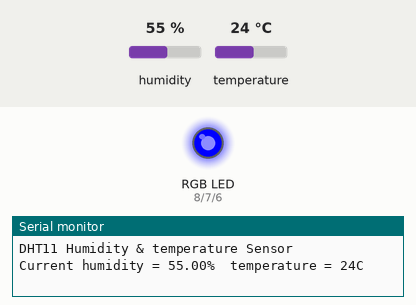
The sketch below on a simulated Arduino Uno, built with avr-gcc and run on an emulated ATmega328P. Parts: an RGB LED mixed from three pins (HIGH = lit), the last lines printed to the serial monitor. Inputs (shaded band) come from the test bench; at power-on: temperature 24 °C, humidity 55 %.

Above: at 2.7 s.
2.8 s: temperature set to 27 °C
At 6.8 s:
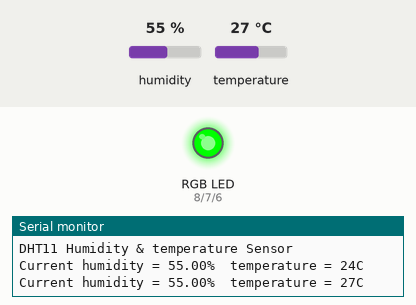
8.8 s: temperature set to 29 °C
14.8 s: temperature set to 32 °C
At 17.4 s:
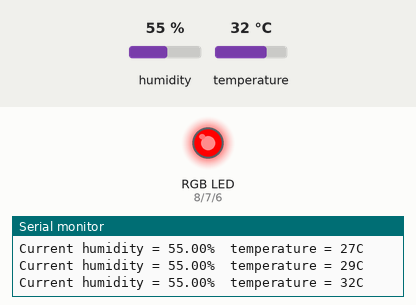
20.8 s: temperature set to 12 °C
At 22.1 s:
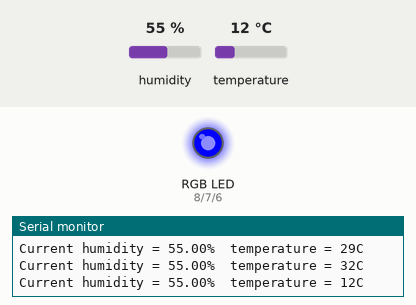
26.8 s: temperature set to 28 °C
At 32.7 s:
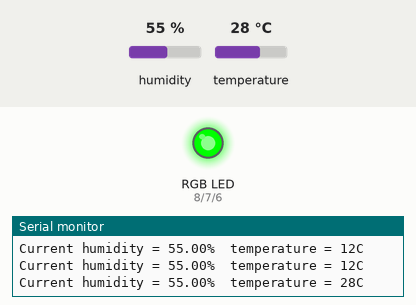
Timing chart, 0 to 34.1 s (numbered marks = the images above; inputs shaded):
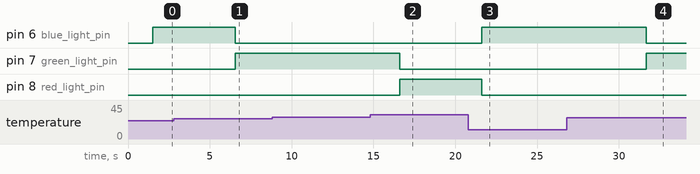

Measured:
- the behaviour switches between 25 and 26 °C on temperature (found by bisection; images 0 and 1)
- the behaviour switches between 30 and 31 °C on temperature (found by bisection; images 1 and 2)
- after the input at 2.8 s, pin 6 (blue_light_pin): HIGH → LOW after 3.7 s; pin 7 (green_light_pin): LOW → HIGH after 3.7 s
- after the input at 14.8 s, pin 7 (green_light_pin): HIGH → LOW after 1.8 s; pin 8 (red_light_pin): LOW → HIGH after 1.8 s
- after the input at 20.8 s, pin 6 (blue_light_pin): LOW → HIGH after 0.82 s; pin 8 (red_light_pin): HIGH → LOW after 0.82 s
- after the input at 26.8 s, pin 6 (blue_light_pin): HIGH → LOW after 4.9 s; pin 7 (green_light_pin): LOW → HIGH after 4.9 s

The sketch:

sketch_jun15a.ino
```cpp
#include "dht.h"
#define dht_apin A0 // Analog Pin sensor is connected to

dht DHT;

int red_light_pin= 8;
int green_light_pin = 7;
int blue_light_pin = 6;


void setup(){

  Serial.begin(9600);
  delay(500);//Delay to let system boot
  Serial.println("DHT11 Humidity & temperature Sensor\n\n");
  delay(1000);//Wait before accessing Sensor
  pinMode(red_light_pin, OUTPUT);
  pinMode(green_light_pin, OUTPUT);
  pinMode(blue_light_pin, OUTPUT);

}//end "setup()"

void loop(){
  //Start of Program

    DHT.read11(dht_apin);

    Serial.print("Current humidity = ");
    Serial.print(DHT.humidity);
    Serial.print("%  ");
    Serial.print("temperature = ");
    int temp = DHT.temperature;
    Serial.print((temp));
    Serial.println("C  ");
    if(temp>30){
    RGB_color(255, 0, 0);
  }
  else if(temp<=30 && temp>=26){
    RGB_color(0, 255, 0);
  }
  else if (temp<26){
    RGB_color(0, 0, 255);
  }
    delay(5000);//Wait 5 seconds before accessing sensor again.

  //Fastest should be once every two seconds.

}// end loop()
void RGB_color(int red_light_value, int green_light_value, int blue_light_value)
 {
  analogWrite(red_light_pin, red_light_value);
  analogWrite(green_light_pin, green_light_value);
  analogWrite(blue_light_pin, blue_light_value);
}
```
